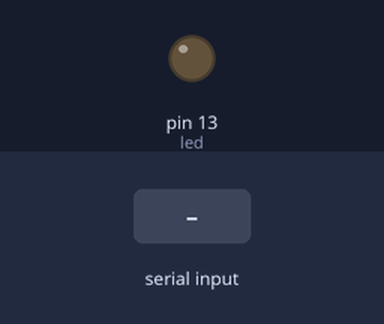
A sketch run on a simulated Arduino Uno, built with avr-gcc and run on an emulated ATmega328P. Parts: output pins drawn as LEDs (lit = HIGH). Dashed ring = blinking. The test bench sets the inputs (shaded band).

Above: at 1.2 s.
1.3 s: "90,45\n" received over Serial
At 2.0 s:
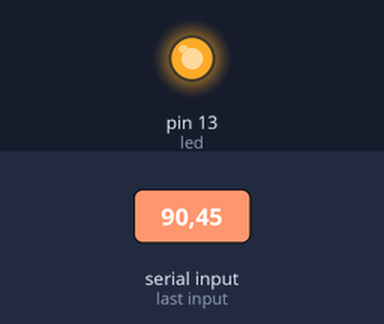
5.9 s: "5\n" received over Serial
At 6.3 s:
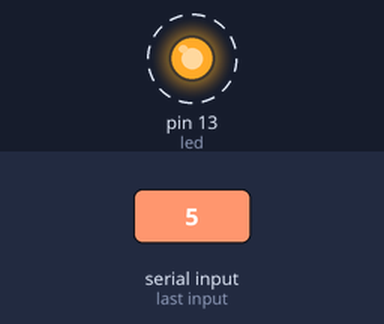
Timing chart, 0 to 14.9 s (numbered marks = the images above; inputs shaded):
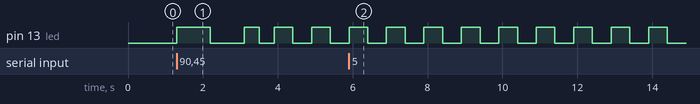

Measured:
- after the input at 1.3 s, pin 13 (led): LOW → HIGH at once, → LOW 0.90 s later, → HIGH 0.90 s later, → LOW 0.40 s later, … (8 changes in this stretch)

The sketch:

ch6_4_flash.ino
```cpp
const int led=13;
int key,keydata;
int flash=0;
void setup()
{
  Serial.begin(9600);
  pinMode(led,OUTPUT);
  digitalWrite(led,LOW);
}
void loop()
{
  if (Serial.available()>0)
  {
      key = Serial.read();
      key=key-'0';	  // ASCII 58-48 = 6 存入key
      if(key>=0 && key<=9)
        keydata=key;
  }
  if(keydata==0)
    digitalWrite(led,LOW);
  else
  {
    flash=keydata*100;
    digitalWrite(led,HIGH);
    delay(flash);
    digitalWrite(led,LOW);
    delay(flash);
  }
}
```
